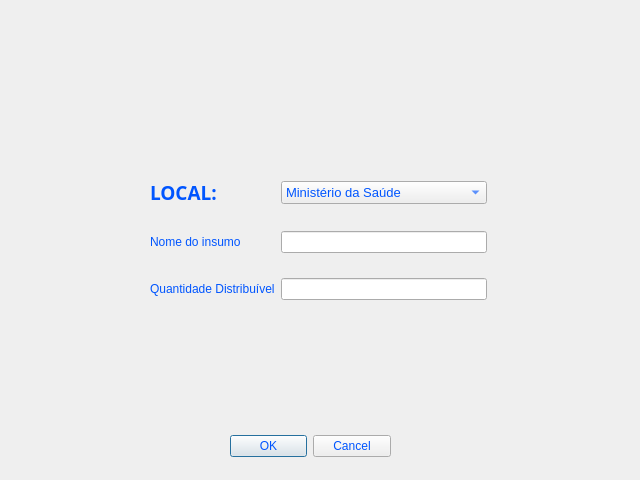
<?xml version="1.0" encoding="UTF-8"?>
<ui version="4.0">
 <class>consultanomeinsumo</class>
 <widget class="QDialog" name="consultanomeinsumo">
  <property name="geometry">
   <rect>
    <x>0</x>
    <y>0</y>
    <width>640</width>
    <height>480</height>
   </rect>
  </property>
  <property name="palette">
   <palette>
    <active>
     <colorrole role="WindowText">
      <brush brushstyle="SolidPattern">
       <color alpha="255">
        <red>0</red>
        <green>85</green>
        <blue>255</blue>
       </color>
      </brush>
     </colorrole>
     <colorrole role="Text">
      <brush brushstyle="SolidPattern">
       <color alpha="255">
        <red>0</red>
        <green>85</green>
        <blue>255</blue>
       </color>
      </brush>
     </colorrole>
     <colorrole role="ButtonText">
      <brush brushstyle="SolidPattern">
       <color alpha="255">
        <red>0</red>
        <green>85</green>
        <blue>255</blue>
       </color>
      </brush>
     </colorrole>
     <colorrole role="PlaceholderText">
      <brush brushstyle="SolidPattern">
       <color alpha="128">
        <red>0</red>
        <green>85</green>
        <blue>255</blue>
       </color>
      </brush>
     </colorrole>
    </active>
    <inactive>
     <colorrole role="WindowText">
      <brush brushstyle="SolidPattern">
       <color alpha="255">
        <red>0</red>
        <green>85</green>
        <blue>255</blue>
       </color>
      </brush>
     </colorrole>
     <colorrole role="Text">
      <brush brushstyle="SolidPattern">
       <color alpha="255">
        <red>0</red>
        <green>85</green>
        <blue>255</blue>
       </color>
      </brush>
     </colorrole>
     <colorrole role="ButtonText">
      <brush brushstyle="SolidPattern">
       <color alpha="255">
        <red>0</red>
        <green>85</green>
        <blue>255</blue>
       </color>
      </brush>
     </colorrole>
     <colorrole role="PlaceholderText">
      <brush brushstyle="SolidPattern">
       <color alpha="128">
        <red>0</red>
        <green>85</green>
        <blue>255</blue>
       </color>
      </brush>
     </colorrole>
    </inactive>
    <disabled>
     <colorrole role="WindowText">
      <brush brushstyle="SolidPattern">
       <color alpha="255">
        <red>120</red>
        <green>120</green>
        <blue>120</blue>
       </color>
      </brush>
     </colorrole>
     <colorrole role="Text">
      <brush brushstyle="SolidPattern">
       <color alpha="255">
        <red>120</red>
        <green>120</green>
        <blue>120</blue>
       </color>
      </brush>
     </colorrole>
     <colorrole role="ButtonText">
      <brush brushstyle="SolidPattern">
       <color alpha="255">
        <red>120</red>
        <green>120</green>
        <blue>120</blue>
       </color>
      </brush>
     </colorrole>
     <colorrole role="PlaceholderText">
      <brush brushstyle="SolidPattern">
       <color alpha="128">
        <red>0</red>
        <green>0</green>
        <blue>0</blue>
       </color>
      </brush>
     </colorrole>
    </disabled>
   </palette>
  </property>
  <property name="windowTitle">
   <string>Dialog</string>
  </property>
  <widget class="QDialogButtonBox" name="buttonBox">
   <property name="geometry">
    <rect>
     <x>230</x>
     <y>430</y>
     <width>161</width>
     <height>32</height>
    </rect>
   </property>
   <property name="orientation">
    <enum>Qt::Horizontal</enum>
   </property>
   <property name="standardButtons">
    <set>QDialogButtonBox::Cancel|QDialogButtonBox::Ok</set>
   </property>
  </widget>
  <widget class="QWidget" name="gridLayoutWidget">
   <property name="geometry">
    <rect>
     <x>150</x>
     <y>160</y>
     <width>337</width>
     <height>161</height>
    </rect>
   </property>
   <layout class="QGridLayout" name="gridLayout">
    <item row="0" column="0">
     <widget class="QLabel" name="label_4">
      <property name="font">
       <font>
        <family>Open Sans</family>
        <pointsize>14</pointsize>
        <weight>75</weight>
        <bold>true</bold>
       </font>
      </property>
      <property name="text">
       <string>LOCAL:</string>
      </property>
     </widget>
    </item>
    <item row="1" column="1">
     <widget class="QLineEdit" name="nome1"/>
    </item>
    <item row="1" column="0">
     <widget class="QLabel" name="label">
      <property name="text">
       <string>Nome do insumo</string>
      </property>
     </widget>
    </item>
    <item row="2" column="1">
     <widget class="QLineEdit" name="quantidade1"/>
    </item>
    <item row="0" column="1">
     <widget class="QComboBox" name="comboBox">
      <property name="sizePolicy">
       <sizepolicy hsizetype="Expanding" vsizetype="Fixed">
        <horstretch>0</horstretch>
        <verstretch>0</verstretch>
       </sizepolicy>
      </property>
      <property name="font">
       <font>
        <pointsize>10</pointsize>
       </font>
      </property>
      <item>
       <property name="text">
        <string>Ministério da Saúde</string>
       </property>
      </item>
      <item>
       <property name="text">
        <string>Acre</string>
       </property>
      </item>
      <item>
       <property name="text">
        <string>Alagoas</string>
       </property>
      </item>
      <item>
       <property name="text">
        <string>Amapá</string>
       </property>
      </item>
      <item>
       <property name="text">
        <string>Amazonas</string>
       </property>
      </item>
      <item>
       <property name="text">
        <string>Bahia</string>
       </property>
      </item>
      <item>
       <property name="text">
        <string>Ceará</string>
       </property>
      </item>
      <item>
       <property name="text">
        <string>Distrito Federal</string>
       </property>
      </item>
      <item>
       <property name="text">
        <string>Espírito Santo</string>
       </property>
      </item>
      <item>
       <property name="text">
        <string>Goiás</string>
       </property>
      </item>
      <item>
       <property name="text">
        <string>Maranhão</string>
       </property>
      </item>
      <item>
       <property name="text">
        <string>Mato Grosso</string>
       </property>
      </item>
      <item>
       <property name="text">
        <string>Mato Grosso do Sul</string>
       </property>
      </item>
      <item>
       <property name="text">
        <string>Minas Gerais</string>
       </property>
      </item>
      <item>
       <property name="text">
        <string>Pará</string>
       </property>
      </item>
      <item>
       <property name="text">
        <string>Paraíba</string>
       </property>
      </item>
      <item>
       <property name="text">
        <string>Paraná</string>
       </property>
      </item>
      <item>
       <property name="text">
        <string>Pernambuco</string>
       </property>
      </item>
      <item>
       <property name="text">
        <string>Piauí</string>
       </property>
      </item>
      <item>
       <property name="text">
        <string>Rio de Janeiro</string>
       </property>
      </item>
      <item>
       <property name="text">
        <string>Rio Grande do Norte</string>
       </property>
      </item>
      <item>
       <property name="text">
        <string>Rio Grande do Sul</string>
       </property>
      </item>
      <item>
       <property name="text">
        <string>Rondônia</string>
       </property>
      </item>
      <item>
       <property name="text">
        <string>Roraima</string>
       </property>
      </item>
      <item>
       <property name="text">
        <string>Santa Catarina</string>
       </property>
      </item>
      <item>
       <property name="text">
        <string>São Paulo</string>
       </property>
      </item>
      <item>
       <property name="text">
        <string>Sergipe</string>
       </property>
      </item>
      <item>
       <property name="text">
        <string>Tocantins</string>
       </property>
      </item>
     </widget>
    </item>
    <item row="2" column="0">
     <widget class="QLabel" name="label_2">
      <property name="text">
       <string>Quantidade Distribuível</string>
      </property>
     </widget>
    </item>
   </layout>
  </widget>
  <widget class="QLabel" name="label_7">
   <property name="geometry">
    <rect>
     <x>-10</x>
     <y>0</y>
     <width>651</width>
     <height>481</height>
    </rect>
   </property>
   <property name="text">
    <string/>
   </property>
  </widget>
  <zorder>label_7</zorder>
  <zorder>buttonBox</zorder>
  <zorder>gridLayoutWidget</zorder>
 </widget>
 <resources/>
 <connections>
  <connection>
   <sender>buttonBox</sender>
   <signal>accepted()</signal>
   <receiver>consultanomeinsumo</receiver>
   <slot>accept()</slot>
   <hints>
    <hint type="sourcelabel">
     <x>248</x>
     <y>254</y>
    </hint>
    <hint type="destinationlabel">
     <x>157</x>
     <y>274</y>
    </hint>
   </hints>
  </connection>
  <connection>
   <sender>buttonBox</sender>
   <signal>rejected()</signal>
   <receiver>consultanomeinsumo</receiver>
   <slot>reject()</slot>
   <hints>
    <hint type="sourcelabel">
     <x>316</x>
     <y>260</y>
    </hint>
    <hint type="destinationlabel">
     <x>286</x>
     <y>274</y>
    </hint>
   </hints>
  </connection>
 </connections>
</ui>
